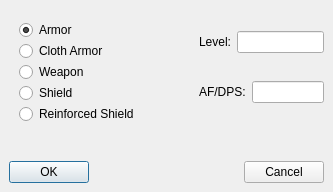
<ui version="4.0" >
 <author></author>
 <comment>
Python:#Import the Custom Widgets
Python:from SearchingCombo import *
</comment>
 <exportmacro></exportmacro>
 <class>B_ItemLevel</class>
 <widget class="QDialog" name="B_ItemLevel" >
  <property name="geometry" >
   <rect>
    <x>0</x>
    <y>0</y>
    <width>333</width>
    <height>192</height>
   </rect>
  </property>
  <property name="windowTitle" >
   <string>Item Level</string>
  </property>
  <layout class="QHBoxLayout" >
   <property name="margin" >
    <number>9</number>
   </property>
   <property name="spacing" >
    <number>6</number>
   </property>
   <item>
    <layout class="QVBoxLayout" >
     <property name="margin" >
      <number>0</number>
     </property>
     <property name="spacing" >
      <number>6</number>
     </property>
     <item>
      <layout class="QHBoxLayout" >
       <property name="margin" >
        <number>0</number>
       </property>
       <property name="spacing" >
        <number>6</number>
       </property>
       <item>
        <widget class="QFrame" name="ButtonGroup3" >
         <property name="sizePolicy" >
          <sizepolicy>
           <hsizetype>7</hsizetype>
           <vsizetype>7</vsizetype>
           <horstretch>0</horstretch>
           <verstretch>0</verstretch>
          </sizepolicy>
         </property>
         <property name="minimumSize" >
          <size>
           <width>180</width>
           <height>130</height>
          </size>
         </property>
         <property name="baseSize" >
          <size>
           <width>0</width>
           <height>0</height>
          </size>
         </property>
         <widget class="QWidget" name="verticalLayout" >
          <property name="geometry" >
           <rect>
            <x>10</x>
            <y>10</y>
            <width>160</width>
            <height>111</height>
           </rect>
          </property>
          <layout class="QVBoxLayout" >
           <property name="margin" >
            <number>0</number>
           </property>
           <property name="spacing" >
            <number>0</number>
           </property>
           <item>
            <widget class="QRadioButton" name="Armor" >
             <property name="text" >
              <string>Armor</string>
             </property>
             <property name="checked" >
              <bool>true</bool>
             </property>
            </widget>
           </item>
           <item>
            <widget class="QRadioButton" name="ClothArmor" >
             <property name="text" >
              <string>Cloth Armor</string>
             </property>
            </widget>
           </item>
           <item>
            <widget class="QRadioButton" name="Weapon" >
             <property name="text" >
              <string>Weapon</string>
             </property>
            </widget>
           </item>
           <item>
            <widget class="QRadioButton" name="Shield" >
             <property name="text" >
              <string>Shield</string>
             </property>
            </widget>
           </item>
           <item>
            <widget class="QRadioButton" name="ReinforcedShield" >
             <property name="text" >
              <string>Reinforced Shield</string>
             </property>
            </widget>
           </item>
          </layout>
         </widget>
        </widget>
       </item>
       <item>
        <spacer>
         <property name="orientation" >
          <enum>Qt::Horizontal</enum>
         </property>
         <property name="sizeType" >
          <enum>QSizePolicy::Expanding</enum>
         </property>
         <property name="sizeHint" >
          <size>
           <width>40</width>
           <height>20</height>
          </size>
         </property>
        </spacer>
       </item>
       <item>
        <layout class="QVBoxLayout" >
         <property name="margin" >
          <number>0</number>
         </property>
         <property name="spacing" >
          <number>6</number>
         </property>
         <item>
          <layout class="QHBoxLayout" >
           <property name="margin" >
            <number>0</number>
           </property>
           <property name="spacing" >
            <number>6</number>
           </property>
           <item>
            <widget class="QLabel" name="LevelLabel" >
             <property name="text" >
              <string>Level:</string>
             </property>
            </widget>
           </item>
           <item>
            <widget class="QLineEdit" name="Level" >
             <property name="sizePolicy" >
              <sizepolicy>
               <hsizetype>4</hsizetype>
               <vsizetype>0</vsizetype>
               <horstretch>0</horstretch>
               <verstretch>0</verstretch>
              </sizepolicy>
             </property>
             <property name="minimumSize" >
              <size>
               <width>52</width>
               <height>0</height>
              </size>
             </property>
             <property name="alignment" >
              <set>Qt::AlignRight</set>
             </property>
            </widget>
           </item>
          </layout>
         </item>
         <item>
          <layout class="QHBoxLayout" >
           <property name="margin" >
            <number>0</number>
           </property>
           <property name="spacing" >
            <number>6</number>
           </property>
           <item>
            <widget class="QLabel" name="AFDPSLabel" >
             <property name="text" >
              <string>AF/DPS:</string>
             </property>
            </widget>
           </item>
           <item>
            <widget class="QLineEdit" name="AFDPS" >
             <property name="minimumSize" >
              <size>
               <width>58</width>
               <height>0</height>
              </size>
             </property>
             <property name="alignment" >
              <set>Qt::AlignRight</set>
             </property>
            </widget>
           </item>
          </layout>
         </item>
         <item>
          <widget class="SearchingCombo" name="ShieldType" >
           <property name="sizePolicy" >
            <sizepolicy>
             <hsizetype>4</hsizetype>
             <vsizetype>4</vsizetype>
             <horstretch>0</horstretch>
             <verstretch>0</verstretch>
            </sizepolicy>
           </property>
          </widget>
         </item>
        </layout>
       </item>
      </layout>
     </item>
     <item>
      <layout class="QHBoxLayout" >
       <property name="margin" >
        <number>0</number>
       </property>
       <property name="spacing" >
        <number>6</number>
       </property>
       <item>
        <widget class="QPushButton" name="OK" >
         <property name="text" >
          <string>OK</string>
         </property>
        </widget>
       </item>
       <item>
        <spacer>
         <property name="orientation" >
          <enum>Qt::Horizontal</enum>
         </property>
         <property name="sizeHint" >
          <size>
           <width>40</width>
           <height>20</height>
          </size>
         </property>
        </spacer>
       </item>
       <item>
        <widget class="QPushButton" name="Cancel" >
         <property name="text" >
          <string>Cancel</string>
         </property>
        </widget>
       </item>
      </layout>
     </item>
    </layout>
   </item>
  </layout>
 </widget>
 <pixmapfunction>qPixmapFromMimeSource</pixmapfunction>
 <customwidgets>
  <customwidget>
   <class>SearchingCombo</class>
   <extends>QWidget</extends>
   <header>SearchingCombo.h</header>
   <container>1</container>
   <pixmap></pixmap>
  </customwidget>
 </customwidgets>
 <resources/>
<connections>
    <connection>
        <sender>Armor</sender>
        <signal>clicked()</signal>
        <receiver>B_ItemLevel</receiver>
        <slot>TypeChanged()</slot>
    </connection>
    <connection>
        <sender>ClothArmor</sender>
        <signal>clicked()</signal>
        <receiver>B_ItemLevel</receiver>
        <slot>TypeChanged()</slot>
    </connection>
    <connection>
        <sender>Weapon</sender>
        <signal>clicked()</signal>
        <receiver>B_ItemLevel</receiver>
        <slot>TypeChanged()</slot>
    </connection>
    <connection>
        <sender>Shield</sender>
        <signal>clicked()</signal>
        <receiver>B_ItemLevel</receiver>
        <slot>TypeChanged()</slot>
    </connection>
    <connection>
        <sender>ReinforcedShield</sender>
        <signal>clicked()</signal>
        <receiver>B_ItemLevel</receiver>
        <slot>TypeChanged()</slot>
    </connection>
    <connection>
        <sender>Level</sender>
        <signal>textChanged(const QString&amp;)</signal>
        <receiver>B_ItemLevel</receiver>
        <slot>LevelChanged(const QString&amp;)</slot>
    </connection>
    <connection>
        <sender>Level</sender>
        <signal>lostFocus()</signal>
        <receiver>B_ItemLevel</receiver>
        <slot>LevelDone()</slot>
    </connection>
    <connection>
        <sender>AFDPS</sender>
        <signal>textChanged(const QString&amp;)</signal>
        <receiver>B_ItemLevel</receiver>
        <slot>AFDPSChanged(const QString&amp;)</slot>
    </connection>
    <connection>
        <sender>AFDPS</sender>
        <signal>lostFocus()</signal>
        <receiver>B_ItemLevel</receiver>
        <slot>AFDPSDone()</slot>
    </connection>
    <connection>
        <sender>ShieldType</sender>
        <signal>activated(const QString&amp;)</signal>
        <receiver>B_ItemLevel</receiver>
        <slot>ShieldChanged(const QString&amp;)</slot>
    </connection>
    <connection>
        <sender>OK</sender>
        <signal>clicked()</signal>
        <receiver>B_ItemLevel</receiver>
        <slot>OkClicked()</slot>
    </connection>
    <connection>
        <sender>Cancel</sender>
        <signal>clicked()</signal>
        <receiver>B_ItemLevel</receiver>
        <slot>CancelClicked()</slot>
    </connection>
</connections>
</ui>
